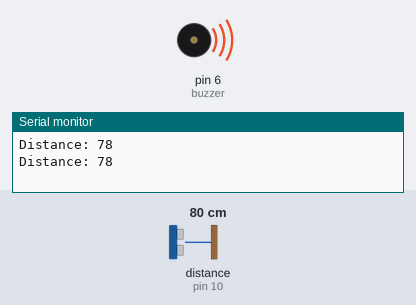
Simulated run of this sketch. Board: Arduino Uno, built with avr-gcc and run on an emulated ATmega328P. Parts: buzzer (waves = sounding), the last lines printed to the serial monitor. Wiring (inferred from the names in the program): ultrasonic range finder: trigger pin 9; echo pin 10. Inputs (shaded band) come from the test bench; at power-on: distance to the obstacle (sensor on pin 10) 80 cm. The echo pulse lasts 58.3 µs per cm.

Above: at 1.2 s.
1.3 s: distance to the obstacle (sensor on pin 10) set to 84 cm
At 2.7 s:
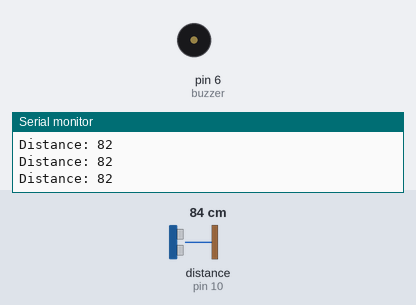
3.0 s: distance to the obstacle (sensor on pin 10) set to 2 cm
At 3.4 s:
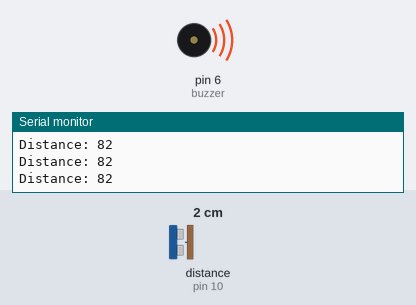
Timing chart, 0 to 6.0 s (numbered marks = the images above; inputs shaded):
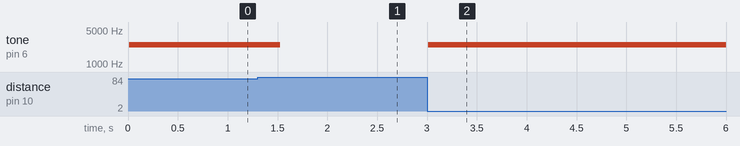

The sketch:

parking_sensor.ino
```cpp
// defines pins numbers
const int trigPin = 9;
const int echoPin = 10;
const int buzzer = 6;
// defines variables
long duration;
int distance;
int safetyDistance;
void setup() {
pinMode(trigPin, OUTPUT); // Sets the trigPin as an Output
pinMode(echoPin, INPUT); // Sets the echoPin as an Input
pinMode(buzzer, OUTPUT);
safetyDistance = ultrasonic();
Serial.begin(9600); // Starts the serial communication
}
void loop() {
int dist = ultrasonic();
if (dist <= safetyDistance){
  tone(buzzer, 2500);
  delay(500);
  tone (buzzer, 2500);
}
else{
  noTone (buzzer);
}
// Prints the distance on the Serial Monitor
Serial.print("Distance: ");
Serial.println(dist);
}
int ultrasonic(){
// Clears the trigPin
digitalWrite(trigPin, LOW);
delayMicroseconds(2);
// Sets the trigPin on HIGH state for 10 micro seconds
digitalWrite(trigPin, HIGH);
delayMicroseconds(10);
digitalWrite(trigPin, LOW);
// Reads the echoPin, returns the sound wave travel time in microseconds
duration = pulseIn(echoPin, HIGH);
// Calculating the distance
distance= duration*0.034/2;
return distance;
}
```

Measured:
- the behaviour switches between 80 and 81 cm on distance to the obstacle (sensor on pin 10) (found by bisection; images 0 and 1)
- after the input at 1.3 s, tone on pin 6 (buzzer): 2500 Hz → silent after 0.23 s
- after the input at 3.0 s, tone on pin 6 (buzzer): silent → 2500 Hz at once
